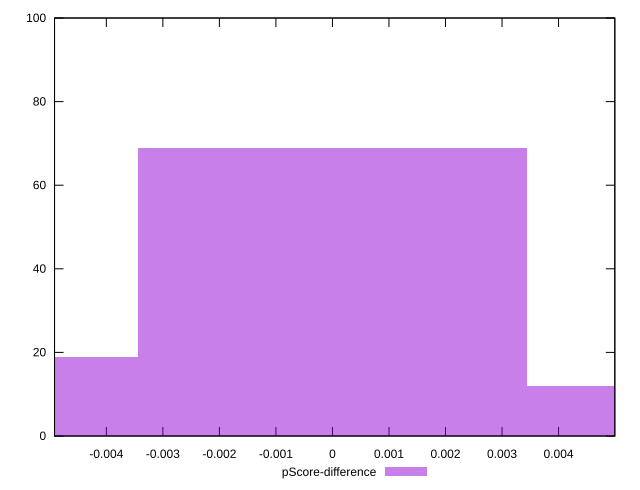

The script that saved this image:
reset

$pScoreDifference <<EOF
0 69
-0.006894754300491095 19
0.006894754300491095 12
EOF

set key outside below
set boxwidth 0.006894754300491095
set xrange [-0.00491643873074149:0.0049953983076233555]
set yrange [0:100]
set trange [0:100]
set style fill transparent solid 0.5 noborder
set terminal svg size 640, 490 enhanced background rgb 'white'
set output "report/report_00029_2021-02-24T13-36-40.390Z/bootup-time/samples/astro/pScore-difference/histogram.svg"

plot $pScoreDifference title "pScore-difference" with boxes

reset
